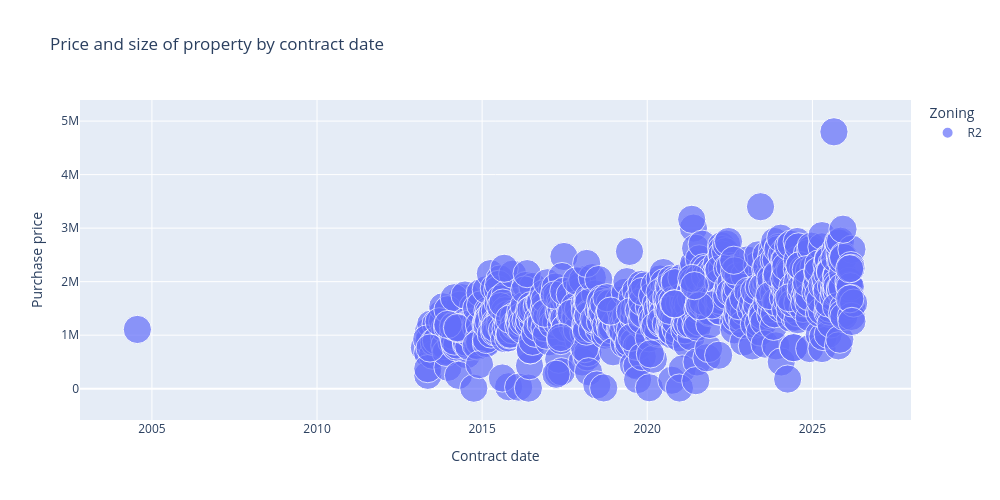

Here is the notebook cell this chart was saved with:
### Code cell
#Price by size and contract date

#Scale property size so the dots don't get too small
median = statistics.median(df_myarea['Area'])
df_myarea['Area - scaled'] = [(x - median) / 1000 + median for x in df_myarea['Area']]

fig = px.scatter(
    df_myarea,
    x='Contract date',
    y='Purchase price',    
    size='Area - scaled',
    color='Zoning',
    title='Price and size of property by contract date',
    width=1000,
    height=500,
    labels={'x':'Contract date'},
    hover_name=df_myarea['Property house number'] + ' ' + df_myarea['Property street name'] + ', ' + df_myarea['Property locality'],
    hover_data={
        'Area - scaled':False,
        'Zoning':True,
        'Area':True
    }
)

fig.show()

### Figure 1 — Plotly figure (JSON) as saved in the notebook; plotly's stock layout.template omitted (floating-point values rounded to 4 significant figures; data arrays with more than 128 entries replaced by an {"elided": "..."} marker saying what was removed)
{"data": [{"customdata": {"elided": "907x3 mixed values"}, "hovertemplate": "<b>%{hovertext}</b><br><br>Zoning=%{customdata[1]}<br>Contract date=%{x}<br>Purchase price=%{y}<br>Area=%{customdata[2]}<extra></extra>", "hovertext": {"elided": "907 str values"}, "legendgroup": "R2", "marker": {"color": "#636efa", "size": {"elided": "907 float values"}, "sizemode": "area", "sizeref": 0.8394, "symbol": "circle"}, "mode": "markers", "name": "R2", "orientation": "v", "showlegend": true, "type": "scatter", "x": {"elided": "907 str values"}, "xaxis": "x", "y": {"elided": "907 float values"}, "yaxis": "y"}], "layout": {"height": 500, "legend": {"itemsizing": "constant", "title": {"text": "Zoning"}, "tracegroupgap": 0}, "title": {"text": "Price and size of property by contract date"}, "width": 1000, "xaxis": {"anchor": "y", "domain": [0, 1], "title": {"text": "Contract date"}}, "yaxis": {"anchor": "x", "domain": [0, 1], "title": {"text": "Purchase price"}}}}
